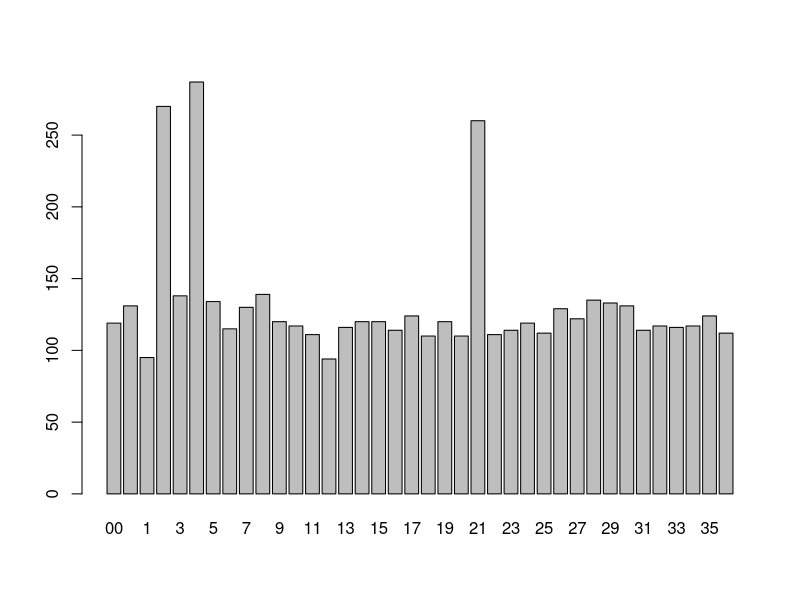
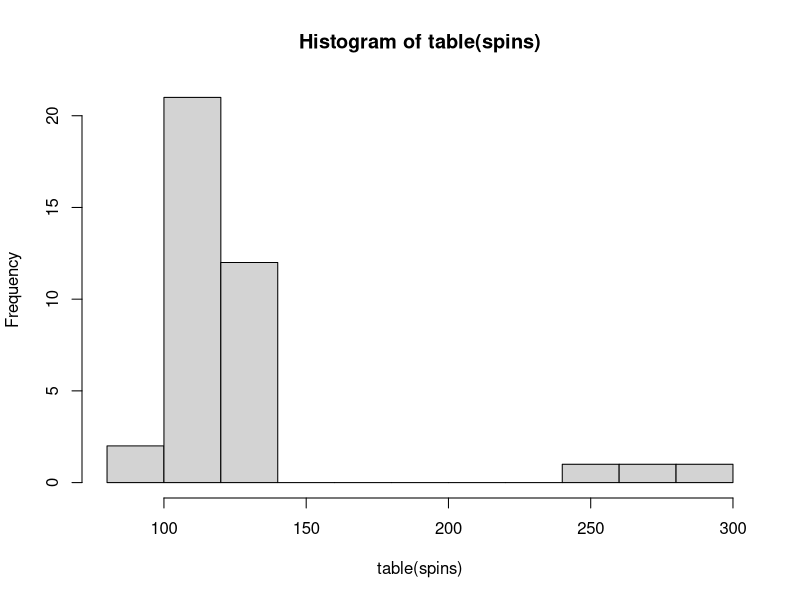

Write R code to recreate these figures, in order. (Note: this script raises an error after producing the figures.)
#Stat80A Final
#Darren Ung, Phoebe Mason, Andrew Byi

# ```{r setup, include=FALSE}
# knitr::opts_chunk$set(echo = TRUE)
# ```
# 
# # Making figures the right size
# 
# If you try to plot something directly, you might get something that looks 
# not quite right (longer or shorter in one dimension than it should be):
# 
# ```{r}
# plot(1:9, 1:9)
# ```
# 
# To change the size and shape manually, follow these steps:
#   
#   First, click the gear icon (next to "Knit") and then click "Chunk Output in 
# Console". (Do this now.) Now, plots will appear in the "Plots" window in 
# RStudio.
# 
# ```{r}
# plot(1:9, 1:9)
# ```
# 
# Now, you can click and drag the border between this window (the file you are 
#                                                             editing) and the "Plots" window until the shape and size of the plot looks 
# good.
# 
# Once the plot looks good, go to the Console and type `dev.size()`, and hit 
# Enter. You'll get two numbers output; let's call them x and y. Insert a chunk 
# and where it says {r}, instead write 
# 
# {r, fig.dim = 2 * c(x, y), fig.align = 'center'}
# 
# (but instead of x and y, put the actual numbers output by `dev.size()`). It's 
# fine to round the numbers to the nearest tenth (one decimal place). The chunk 
# should now look like this:
# 
# ```{r, fig.dim = 2 * c(3.2, 3.4), fig.align='center'}
# plot(1:9, 1:9)
# ```
# 
# The two numbers 3.2 and 3.4 might be different for you; it depends on your 
# computer. Everything else should be the same.

# Problem 1 Hint

# 38 pockets
# 
# each has probability 1/38
# 
# I want to bias one pocket (00) by adding 0.07 probability to it.
# 
# ```{r}
pockets <- c("00", 0:36)
pockets
biased_pockets <- c(2, 4, 21)
biased_prob <- 0.028

#this is to find probability of unbiased pockets after applying the biased ones
remaining_prob <- 1 - 3/38 - (biased_prob * 3)
remaining_prob
prob_each <- remaining_prob / 35 # evenly distribute the remaining probability over the other pockets
prob_each
probs <- ifelse(pockets %in% biased_pockets, 1/38 + biased_prob, prob_each)
#probs <- c(1/38 + 0.028, 1/38 + 0.028, 1/38 + 0.028, rep(prob_each, 35)) # put all those probabilities into the same vector
probs
sum(probs) # check that the probabilities still sum to 1

# you'll have to modify this when more than one pocket is biased
# ```
# 
# ```{r}
# sample like in previous homeworks
num_sims = 5000
spins <- sample(pockets, size = num_sims, replace = TRUE, prob = probs)
spins <- factor(spins, levels = c("00", 0:36)) # sorts the plot labels from 00 to 36 

# table gets the frequencies
# barplot makes the plot
barplot(table(spins))
hist(table(spins))
# ```

# Problem 2
# 
# For each lottery draw, randomly select 5 numbers from the range 1 to 47 and a Mega number from the range 1 to 27.
# 
# ```{r}
# for one day
set.seed(123)
winning_5_numbers <- sample(1:47, 5)
winning_mega_number <- sample(1:27, 1)

prizes <- character(500000)
for(i in 1:500000) {
  first_five_nums <- sample(1:47, 5)
  mega_number <- sample(1:27, 1)
  
  if(winning_mega_number == mega_number & all(first_five_nums %in% winning_5_numbers)) {
    # it's a first prize
    prizes[i] <- "first prize"
  } else if(TRUE) { # but remove TRUE with the logical condition of getting second prize (you can figure this out) 
    prizes[i] <- "second prize"
  } else if(TRUE) {# but remove TRUE with the logical condition of getting third prize
    prizes[i] <- "third prize"
  } else {
    prizes[i] <- "no prize"
  }
}

# hint for third prize
sum(x %in% y) # counts # of matches between x and y.
# If x and y share 4 numbers in common, then sum(x %in% y) == 4 
# ```
